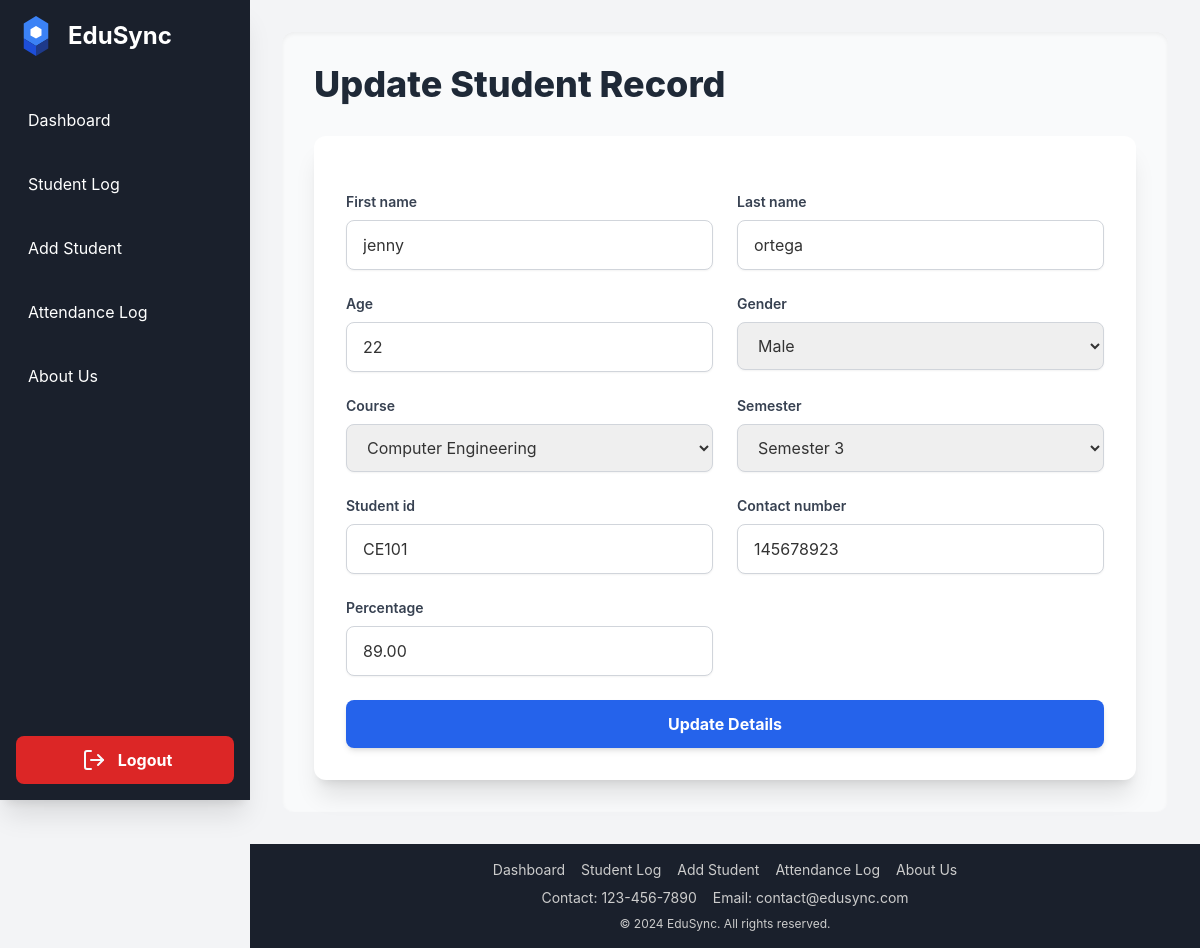
/update-student/2/ (signed in), run on the app's committed database.
### core/models.py (models this page shows, shortened)
class Student(models.Model):
    GENDER_CHOICES = [
        ('M', 'Male'),
        ('F', 'Female'),
        ('O', 'Other'),
    ]
    COURSE_CHOICES = [
        ('CE', 'Computer Engineering'),
        ('IT', 'Information Technology'),
        ('CSD', 'Computer Science and Design'),
        ('AIML', 'Artificial Intelligence and Machine Learning'),
        ('AIDS', 'Artificial Intelligence and Data Science'),
        ('RAI', 'Robotics and AI'),
        ('CSE', 'Computer Science and Engineering'),
        ('CST', 'Computer Science and Technology'),
        ('CSIT', 'Computer Science and Information Technology'),
        ('CEA', 'Computer Engineering and Automation'),
    ]
    SEMESTER_CHOICES = [
        (str(i), f'Semester {i}') for i in range(1, 9)
    ]
    first_name = models.CharField(max_length=100)
    last_name = models.CharField(max_length=100)
    age = models.IntegerField()
    gender = models.CharField(max_length=1, choices=GENDER_CHOICES)
    course = models.CharField(max_length=10, choices=COURSE_CHOICES)
    semester = models.CharField(max_length=2, choices=SEMESTER_CHOICES)
    student_id = models.CharField(max_length=20, unique=True)
    contact_number = models.CharField(max_length=15, blank=True, null=True)
    percentage = models.DecimalField(max_digits=5, decimal_places=2)

### core/views.py (the view)
# urls.py: path('update-student/<int:pk>/', views.update_student_view, name='update_student'),
@login_required(login_url='login')
def update_student_view(request, pk):
    student = get_object_or_404(Student, pk=pk)
    if request.method == 'POST':
        form = AddStudentForm(request.POST, instance=student)
        if form.is_valid():
            form.save()
            messages.success(request, 'Student record updated successfully!')
            return redirect('student_log')
        else:
            messages.error(request, 'There was an error updating the student record.')
    else:
        form = AddStudentForm(instance=student)
    return render(request, 'core/update_student.html', {'form': form})

### core/forms.py
class AddStudentForm(forms.ModelForm):
    class Meta:
        model = Student
        fields = ['first_name', 'last_name', 'age', 'gender', 'course', 'semester', 'student_id', 'contact_number', 'percentage']
    def __init__(self, *args, **kwargs):
        super().__init__(*args, **kwargs)
        for field in self.fields.values():
            field.widget.attrs.update({
                'class': 'w-full px-4 py-3 border border-gray-300 rounded-lg shadow-sm focus:outline-none focus:ring-2 focus:ring-blue-500 focus:border-transparent transition duration-200'
            })

### core/templates/core/update_student.html (shortened to what this page needs)
{% extends 'core/base.html' %}
{% block content %}
<div class="p-8 bg-gray-50 rounded-xl shadow-inner w-full">
    <h2 class="text-4xl font-extrabold text-gray-800 mb-8">Update Student Record</h2>
    <div class="bg-white p-8 rounded-xl shadow-xl w-full">
        <form method="post" class="space-y-6">
            <div class="grid grid-cols-1 md:grid-cols-2 gap-6">
                {% for field in form %}
                <div>
                    <label class="block text-gray-700 text-sm font-semibold mb-2">{{ field.label }}</label>
                    {{ field }}
                </div>
                {% endfor %}
            </div>
            <button type="submit" class="w-full mt-6 bg-blue-600 hover:bg-blue-700 text-white font-bold py-3 px-4 rounded-lg shadow-md transition duration-200">Update Details</button>
        </form>
    </div>
</div>
{% endblock %}

### core/templates/core/base.html (style rules this page uses)
body { font-family: 'Inter', sans-serif; background-color: #f7fafc; color: #333; }

### data on the page
Student: form "jenny" "ortega" "22" "Male" "Computer Engineering" "Semester 3" "CE101" "145678923" "89.00"

### other printed values
{{ field.label }} "First name" "Last name" "Age" "Gender" "Course" "Semester" "Student id" "Contact number" "Percentage"
